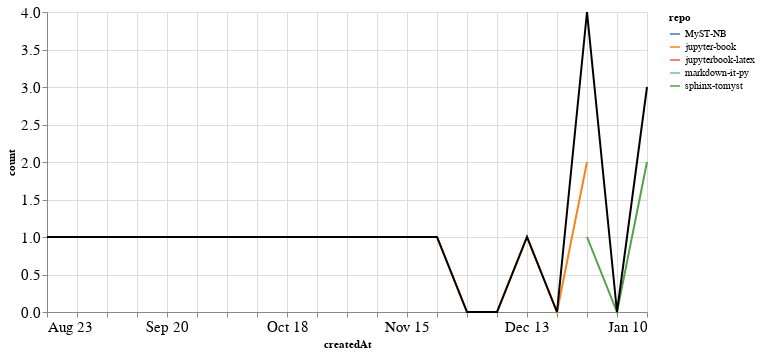

The cell this chart's notebook holds for it:
### Markdown cell above
### PRs

### Code cell
prs_time = prs.groupby('repo').resample('W', on='createdAt').count()['author'].reset_index()
prs_time = prs_time.rename(columns={'author': 'count'})
prs_time_total = prs_time.groupby('createdAt').agg({"count": "sum"}).reset_index()

ch1 = alt.Chart(prs_time, width=600).mark_line().encode(
    x='createdAt',
    y='count',
    color='repo',
    tooltip="repo"
)

ch2 = alt.Chart(prs_time_total, width=600).mark_line(color="black").encode(
    x='createdAt',
    y='count',
)

ch1 + ch2

### Figure 1 — Vega-Lite specification as saved in the notebook (floating-point values rounded to 4 significant figures)
{"config": {"axisLeft": {"labelFontSize": 15}, "axisBottom": {"labelFontSize": 15}}, "layer": [{"data": {"name": "data-913dec4bd272b3b664297168b4a6a37d"}, "mark": "line", "encoding": {"color": {"type": "nominal", "field": "repo"}, "tooltip": {"type": "nominal", "field": "repo"}, "x": {"type": "temporal", "field": "createdAt"}, "y": {"type": "quantitative", "field": "count"}}, "width": 600}, {"data": {"name": "data-d3f3de1e548d133eada44513e905162d"}, "mark": {"type": "line", "color": "black"}, "encoding": {"x": {"type": "temporal", "field": "createdAt"}, "y": {"type": "quantitative", "field": "count"}}, "width": 600}], "$schema": "https://vega.github.io/schema/vega-lite/v4.8.1.json", "datasets": {"data-913dec4bd272b3b664297168b4a6a37d": [{"repo": "MyST-NB", "createdAt": "2021-01-10T00:00:00", "count": 1}, {"repo": "jupyter-book", "createdAt": "2020-11-15T00:00:00", "count": 1}, {"repo": "jupyter-book", "createdAt": "2020-11-22T00:00:00", "count": 1}, {"repo": "jupyter-book", "createdAt": "2020-11-29T00:00:00", "count": 0}, {"repo": "jupyter-book", "createdAt": "2020-12-06T00:00:00", "count": 0}, {"repo": "jupyter-book", "createdAt": "2020-12-13T00:00:00", "count": 1}, {"repo": "jupyter-book", "createdAt": "2020-12-20T00:00:00", "count": 0}, {"repo": "jupyter-book", "createdAt": "2020-12-27T00:00:00", "count": 2}, {"repo": "jupyterbook-latex", "createdAt": "2020-12-27T00:00:00", "count": 1}, {"repo": "markdown-it-py", "createdAt": "2020-08-23T00:00:00", "count": 1}, {"repo": "sphinx-tomyst", "createdAt": "2020-12-27T00:00:00", "count": 1}, {"repo": "sphinx-tomyst", "createdAt": "2021-01-03T00:00:00", "count": 0}, {"repo": "sphinx-tomyst", "createdAt": "2021-01-10T00:00:00", "count": 2}], "data-d3f3de1e548d133eada44513e905162d": [{"createdAt": "2020-08-23T00:00:00", "count": 1}, {"createdAt": "2020-11-15T00:00:00", "count": 1}, {"createdAt": "2020-11-22T00:00:00", "count": 1}, {"createdAt": "2020-11-29T00:00:00", "count": 0}, {"createdAt": "2020-12-06T00:00:00", "count": 0}, {"createdAt": "2020-12-13T00:00:00", "count": 1}, {"createdAt": "2020-12-20T00:00:00", "count": 0}, {"createdAt": "2020-12-27T00:00:00", "count": 4}, {"createdAt": "2021-01-03T00:00:00", "count": 0}, {"createdAt": "2021-01-10T00:00:00", "count": 3}]}}
